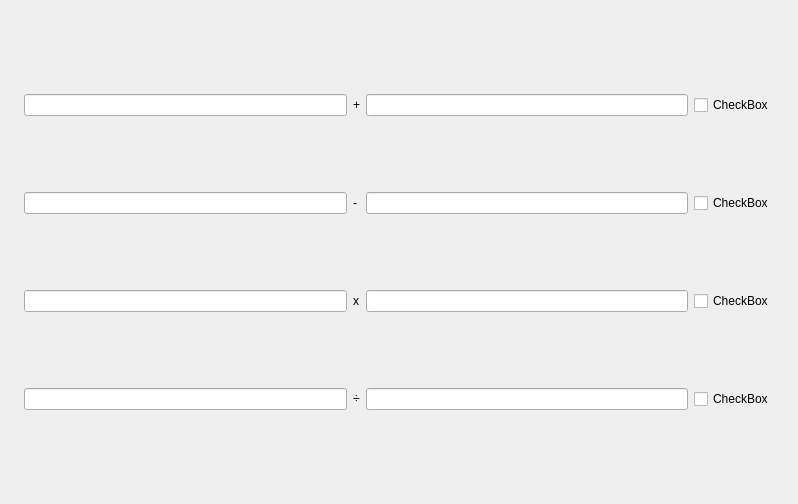
<?xml version="1.0" encoding="UTF-8"?>
<ui version="4.0">
 <class>testProgramNodeView</class>
 <widget class="QWidget" name="testProgramNodeView">
  <property name="geometry">
   <rect>
    <x>0</x>
    <y>0</y>
    <width>798</width>
    <height>504</height>
   </rect>
  </property>
  <property name="windowTitle">
   <string>PluginTestView</string>
  </property>
  <layout class="QGridLayout" name="gridLayout">
   <property name="leftMargin">
    <number>15</number>
   </property>
   <property name="topMargin">
    <number>15</number>
   </property>
   <property name="rightMargin">
    <number>15</number>
   </property>
   <property name="bottomMargin">
    <number>15</number>
   </property>
   <property name="spacing">
    <number>15</number>
   </property>
   <item row="0" column="0">
    <widget class="QWidget" name="widget" native="true">
     <layout class="QGridLayout" name="gridLayout_2">
      <item row="0" column="0">
       <widget class="QLineEdit" name="lineEdit"/>
      </item>
      <item row="0" column="1">
       <widget class="QLabel" name="label">
        <property name="text">
         <string>+</string>
        </property>
       </widget>
      </item>
      <item row="0" column="2">
       <widget class="QLineEdit" name="lineEdit_2"/>
      </item>
      <item row="0" column="3">
       <widget class="QCheckBox" name="checkBox_1">
        <property name="text">
         <string>CheckBox</string>
        </property>
        <attribute name="buttonGroup">
         <string notr="true">buttonGroup</string>
        </attribute>
       </widget>
      </item>
      <item row="1" column="0">
       <widget class="QLineEdit" name="lineEdit_3"/>
      </item>
      <item row="1" column="1">
       <widget class="QLabel" name="label_2">
        <property name="text">
         <string>-</string>
        </property>
       </widget>
      </item>
      <item row="1" column="2">
       <widget class="QLineEdit" name="lineEdit_4"/>
      </item>
      <item row="1" column="3">
       <widget class="QCheckBox" name="checkBox_2">
        <property name="text">
         <string>CheckBox</string>
        </property>
        <attribute name="buttonGroup">
         <string notr="true">buttonGroup</string>
        </attribute>
       </widget>
      </item>
      <item row="2" column="0">
       <widget class="QLineEdit" name="lineEdit_5"/>
      </item>
      <item row="2" column="1">
       <widget class="QLabel" name="label_3">
        <property name="text">
         <string>x</string>
        </property>
       </widget>
      </item>
      <item row="2" column="2">
       <widget class="QLineEdit" name="lineEdit_6"/>
      </item>
      <item row="2" column="3">
       <widget class="QCheckBox" name="checkBox_3">
        <property name="text">
         <string>CheckBox</string>
        </property>
        <attribute name="buttonGroup">
         <string notr="true">buttonGroup</string>
        </attribute>
       </widget>
      </item>
      <item row="3" column="0">
       <widget class="QLineEdit" name="lineEdit_7"/>
      </item>
      <item row="3" column="1">
       <widget class="QLabel" name="label_4">
        <property name="text">
         <string>÷</string>
        </property>
       </widget>
      </item>
      <item row="3" column="2">
       <widget class="QLineEdit" name="lineEdit_8"/>
      </item>
      <item row="3" column="3">
       <widget class="QCheckBox" name="checkBox_4">
        <property name="text">
         <string>CheckBox</string>
        </property>
        <attribute name="buttonGroup">
         <string notr="true">buttonGroup</string>
        </attribute>
       </widget>
      </item>
     </layout>
    </widget>
   </item>
  </layout>
 </widget>
 <resources/>
 <connections/>
 <buttongroups>
  <buttongroup name="buttonGroup"/>
 </buttongroups>
</ui>
